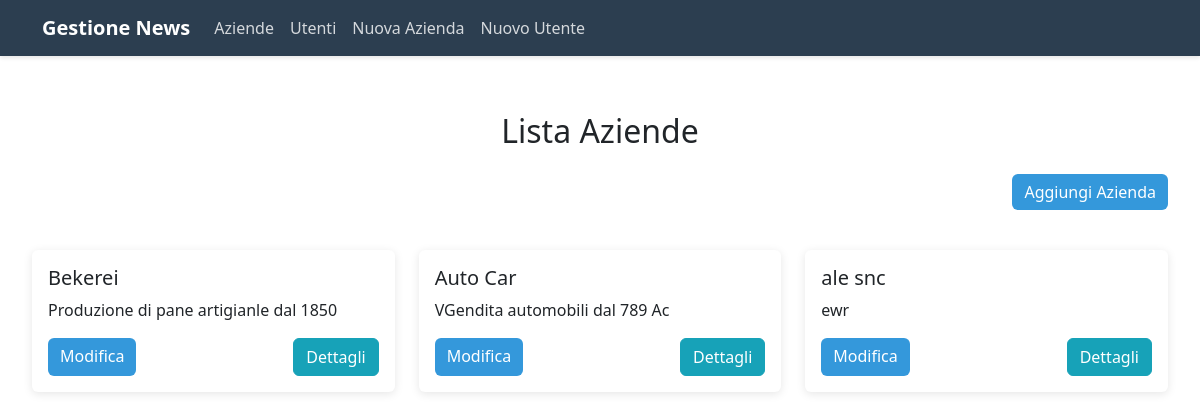
The app's page /aziende/Aziende/, older data.
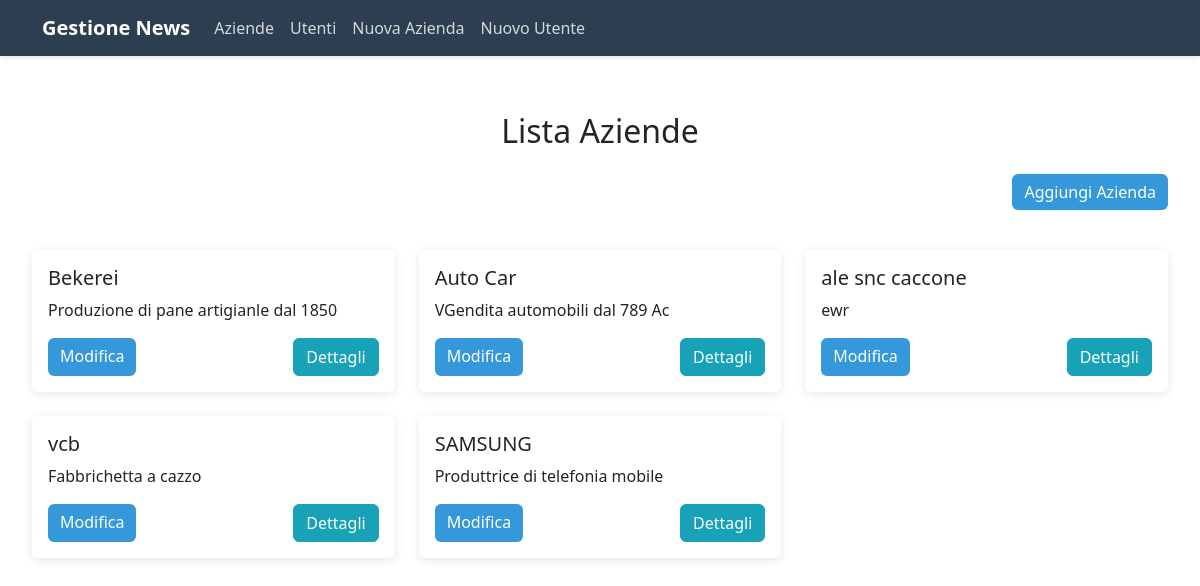
The same page, newer data.
### News/models.py (models this page shows, shortened)
class Azienda(models.Model):
    ut_registrazione = models.ForeignKey(Utente, on_delete=models.CASCADE, related_name='AUtente')
    nome = models.CharField(max_length=20, null=False)
    ubicazione = models.CharField(max_length=50, null=False)
    p_iva = models.IntegerField()
    descrizione = models.TextField(max_length=250)
    class Meta:
        verbose_name = 'Azienda'
        verbose_name_plural = 'Aziende'

### News/views.py (the view)
# urls.py: path('Aziende/', aziende, name='aziende'),
def aziende(request):
    azienda = Azienda.objects.all()
    context = {
        'azienda' : azienda,
    }
    return render(request, 'News/Aziende.html', context)

### News/templates/News/Aziende.html (shortened to what this page needs)
{% extends 'News/base.html' %}
{% block content %}
<div class="row">
    <div class="col-12 mb-4">
        <h2 class="text-center mb-4">Lista Aziende</h2>
        <div class="text-end mb-3">
            <a href="{% url 'insert-azienda' %}" class="btn btn-primary">Aggiungi Azienda</a>
        </div>
    </div>
    {% for az in azienda %}
    <div class="col-md-6 col-lg-4 mb-4">
        <div class="card">
            <div class="card-body">
                <h5 class="card-title">{{ az.nome }}</h5>
                <p class="card-text">{{ az.descrizione|truncatewords:20 }}</p>
                <div class="d-flex justify-content-between">
                    <a href="{% url 'update-azienda' az.pk %}" class="btn btn-primary">Modifica</a>
                    <a href="{% url 'azienda-detail' az.pk %}" class="btn btn-info text-white">Dettagli</a>
                </div>
            </div>
        </div>
    </div>
    {% empty %}
    <div class="col-12">
        <p class="text-center">Nessuna azienda presente</p>
    </div>
    {% endfor %}
</div>
{% endblock %}

### News/templates/News/base.html (shortened to what this page needs)
<!DOCTYPE html>
<html lang="it">
<head>
    <link href="https://cdn.jsdelivr.net/npm/bootstrap@5.3.0/dist/css/bootstrap.min.css" rel="stylesheet">
</head>
<body>
    <nav class="navbar navbar-expand-lg navbar-dark mb-4">
        <div class="container">
            <a class="navbar-brand" href="{% url 'aziende' %}">Gestione News</a>
            <div class="collapse navbar-collapse" id="navbarNav">
                <ul class="navbar-nav">
                    <li class="nav-item">
                        <a class="nav-link" href="{% url 'aziende' %}">Aziende</a>
                    </li>
                    <li class="nav-item">
                        <a class="nav-link" href="{% url 'utenti' %}">Utenti</a>
                    </li>
                    <li class="nav-item">
                        <a class="nav-link" href="{% url 'insert-azienda' %}">Nuova Azienda</a>
                    </li>
                    <li class="nav-item">
                        <a class="nav-link" href="{% url 'insert-utente' %}">Nuovo Utente</a>
                    </li>
                </ul>
            </div>
        </div>
    </nav>
    <div class="content-container">
        {% block content %}
        {% endblock %}
    </div>
</body>
</html>

### News/templates/News/base.html (style rules this page uses)
:root { --primary-color: #2c3e50; --secondary-color: #3498db; }
.navbar { background-color: var(--primary-color); box-shadow: 0 2px 4px rgba(0,0,0,0.1); }
.navbar-brand { color: white !important; font-weight: bold; }
.nav-link { color: rgba(255,255,255,0.8) !important; transition: color 0.3s ease; }
.content-container { padding: 2rem; max-width: 1200px; margin: 0 auto; }
.card { border: none; box-shadow: 0 2px 10px rgba(0,0,0,0.1); transition: transform 0.3s ease; }
.btn-primary { background-color: var(--secondary-color); border: none; }
.btn-info { background-color: #17a2b8; border-color: #17a2b8; }

Row changes from the older to the newer data that the page shows:
changed Azienda "ewr": nome "ale snc" → "ale snc caccone"
added Azienda: nome "vcb", descrizione "Fabbrichetta a cazzo"
added Azienda: nome "SAMSUNG", descrizione "Produttrice di telefonia mobile"
